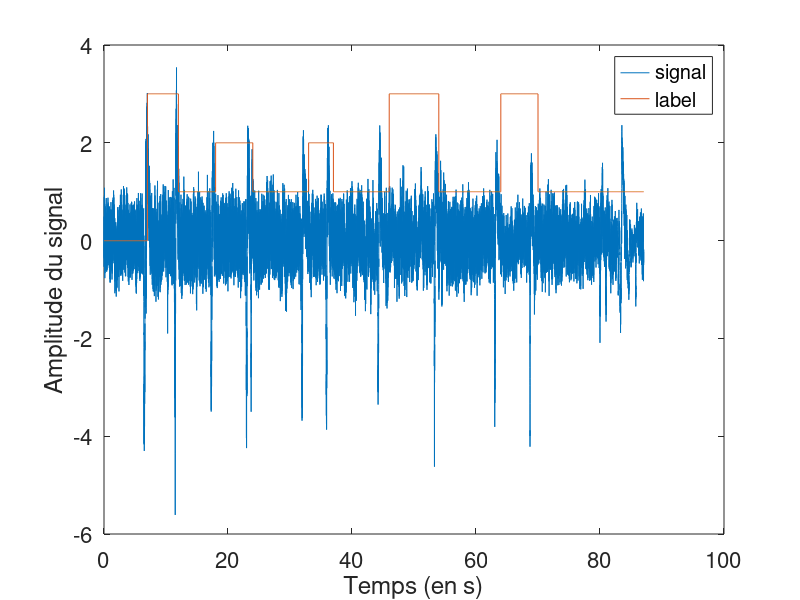

MATLAB code for this plot:
clear all;

addpath(genpath('..\acquisition_biosemi\Enregistrements'));
addpath(genpath('..\obj'));
addpath(genpath('..\src'));

% addpath(genpath('/Users/Rafael/sir/TL-Approf.-BCI/obj'));
% addpath(genpath('/Users/Rafael/sir/'));

% addpath(genpath('/Users/heloisehuyghuesdespointes/Documents/TL-Approf.-BCI'));

X = load('herve002_labeled.txt');
X(:,1) = X(:,1).*30;
Y = 1/256:1/256:length(X(:,1))/256
plot(Y,X);
xlabel('Temps (en s)');
ylabel('Amplitude du signal');
legend('signal','label');
set(gca,'FontSize',16);